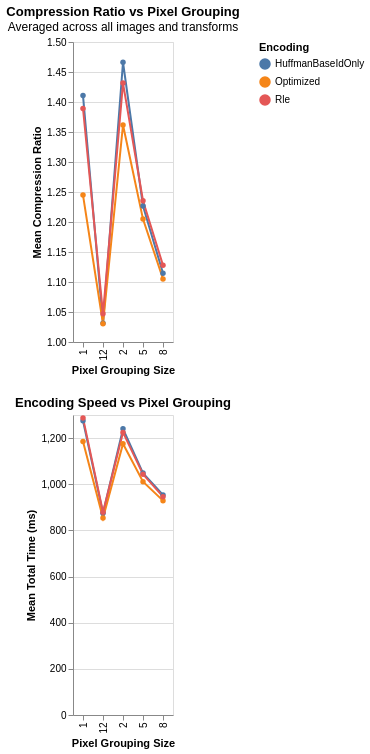

This figure's notebook cell:
### Markdown cell above
## Pixel Grouping Size Effect

How does grouping pixels (1, 2, 5, 8, 12) affect compression ratio and speed?

### Code cell
pg_agg = df.groupby(['pixel_grouping', 'encode_impl']).agg(
    mean_ratio=('compression_ratio', 'mean'),
    mean_ms=('total_ms', 'mean')
).reset_index()
pg_agg['pixel_grouping'] = pd.Categorical(pg_agg['pixel_grouping'], categories=['1','2','5','8','12'], ordered=True)

ratio_chart = alt.Chart(pg_agg).mark_line(point=True).encode(
    x=alt.X('pixel_grouping:O', title='Pixel Grouping Size'),
    y=alt.Y('mean_ratio:Q', title='Mean Compression Ratio', scale=alt.Scale(zero=False)),
    color=alt.Color('encode_impl:N', title='Encoding')
).properties(
    title=alt.Title('Compression Ratio vs Pixel Grouping', subtitle='Averaged across all images and transforms'),
    height=300
)

speed_chart = alt.Chart(pg_agg).mark_line(point=True).encode(
    x=alt.X('pixel_grouping:O', title='Pixel Grouping Size'),
    y=alt.Y('mean_ms:Q', title='Mean Total Time (ms)'),
    color=alt.Color('encode_impl:N', title='Encoding')
).properties(
    title=alt.Title('Encoding Speed vs Pixel Grouping'),
    height=300
)

ratio_chart & speed_chart

### Figure 1 — Vega-Lite specification as saved in the notebook (floating-point values rounded to 4 significant figures)
{"config": {"view": {"continuousWidth": 300, "continuousHeight": 300}}, "vconcat": [{"mark": {"type": "line", "point": true}, "encoding": {"color": {"field": "encode_impl", "title": "Encoding", "type": "nominal"}, "x": {"field": "pixel_grouping", "title": "Pixel Grouping Size", "type": "ordinal"}, "y": {"field": "mean_ratio", "scale": {"zero": false}, "title": "Mean Compression Ratio", "type": "quantitative"}}, "height": 300, "title": {"text": "Compression Ratio vs Pixel Grouping", "subtitle": "Averaged across all images and transforms"}}, {"mark": {"type": "line", "point": true}, "encoding": {"color": {"field": "encode_impl", "title": "Encoding", "type": "nominal"}, "x": {"field": "pixel_grouping", "title": "Pixel Grouping Size", "type": "ordinal"}, "y": {"field": "mean_ms", "title": "Mean Total Time (ms)", "type": "quantitative"}}, "height": 300, "title": {"text": "Encoding Speed vs Pixel Grouping"}}], "data": {"name": "data-dd8654ebf203c2cb125f274746fdb0e1"}, "$schema": "https://vega.github.io/schema/vega-lite/v6.1.0.json", "datasets": {"data-dd8654ebf203c2cb125f274746fdb0e1": [{"pixel_grouping": "1", "encode_impl": "HuffmanBaseIdOnly", "mean_ratio": 1.411, "mean_ms": 1275.0}, {"pixel_grouping": "1", "encode_impl": "Optimized", "mean_ratio": 1.245, "mean_ms": 1185.0}, {"pixel_grouping": "1", "encode_impl": "Rle", "mean_ratio": 1.389, "mean_ms": 1287.0}, {"pixel_grouping": "12", "encode_impl": "HuffmanBaseIdOnly", "mean_ratio": 1.031, "mean_ms": 874.6}, {"pixel_grouping": "12", "encode_impl": "Optimized", "mean_ratio": 1.03, "mean_ms": 853.3}, {"pixel_grouping": "12", "encode_impl": "Rle", "mean_ratio": 1.047, "mean_ms": 878.8}, {"pixel_grouping": "2", "encode_impl": "HuffmanBaseIdOnly", "mean_ratio": 1.466, "mean_ms": 1241.0}, {"pixel_grouping": "2", "encode_impl": "Optimized", "mean_ratio": 1.362, "mean_ms": 1175.0}, {"pixel_grouping": "2", "encode_impl": "Rle", "mean_ratio": 1.432, "mean_ms": 1224.0}, {"pixel_grouping": "5", "encode_impl": "HuffmanBaseIdOnly", "mean_ratio": 1.227, "mean_ms": 1048.0}, {"pixel_grouping": "5", "encode_impl": "Optimized", "mean_ratio": 1.205, "mean_ms": 1011.0}, {"pixel_grouping": "5", "encode_impl": "Rle", "mean_ratio": 1.235, "mean_ms": 1043.0}, {"pixel_grouping": "8", "encode_impl": "HuffmanBaseIdOnly", "mean_ratio": 1.114, "mean_ms": 953.4}, {"pixel_grouping": "8", "encode_impl": "Optimized", "mean_ratio": 1.105, "mean_ms": 928.9}, {"pixel_grouping": "8", "encode_impl": "Rle", "mean_ratio": 1.128, "mean_ms": 946.1}]}}
